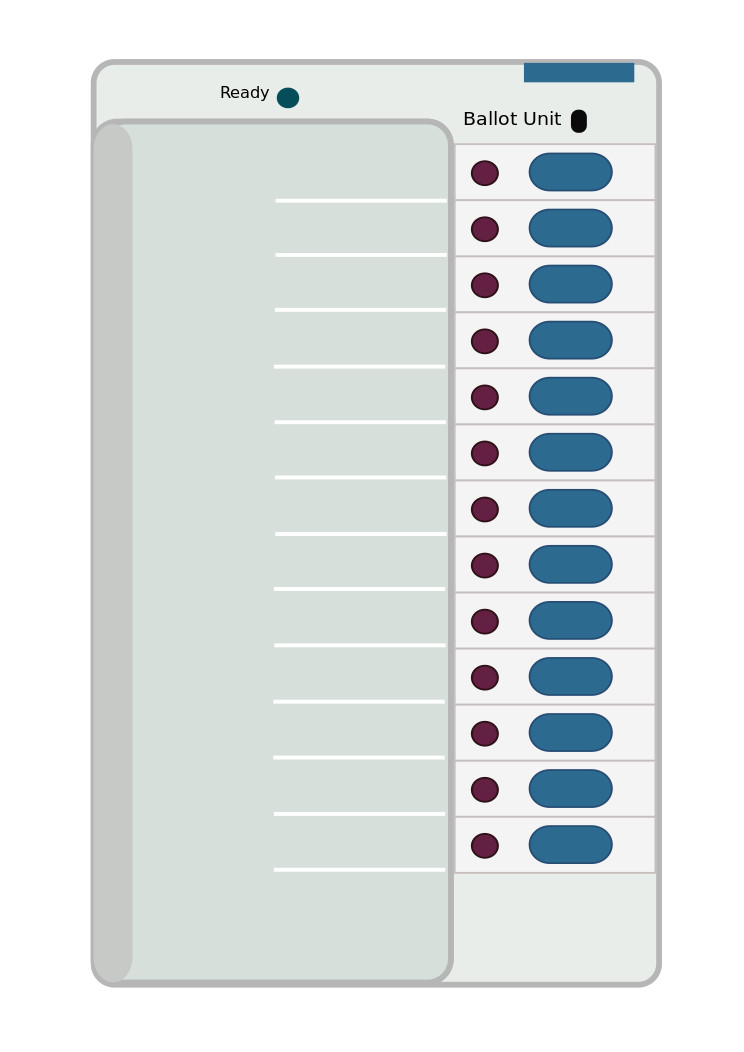
#> input picture EVM.jpg, 744 x 1052 px
$ python -i detectButtons.py   (imports and definitions only)   (older library calls are emulated)
#> lines starting #> are read from the running program, lines starting #| are printed output that depends on the picture; after the words box and inside, x2 and y2 are one past the last pixel; in counts of white or black regions, pixels touching at a corner belong together
#> further down, picture is the input picture: shape (1052, 744, 3); mean B, G, R 226.5, 226.4, 220.6
import cv2
import time
import numpy as np

class buttonDetector():
    image=None

    boxToParty={
        0:"Party A",
        1:"Party B",
        2:"Party C"
    }

    corners = np.array(
        [
            [[0, 0]],
            [[0, 420]],
            [[600, 420]],
            [[600 , 0]],
        ],
        np.float32
    )

    #Function to get vote button regions
    def getBoundingBoxes(self,image):
        boxes=[]
        gray = cv2.cvtColor(image,cv2.COLOR_BGR2GRAY)
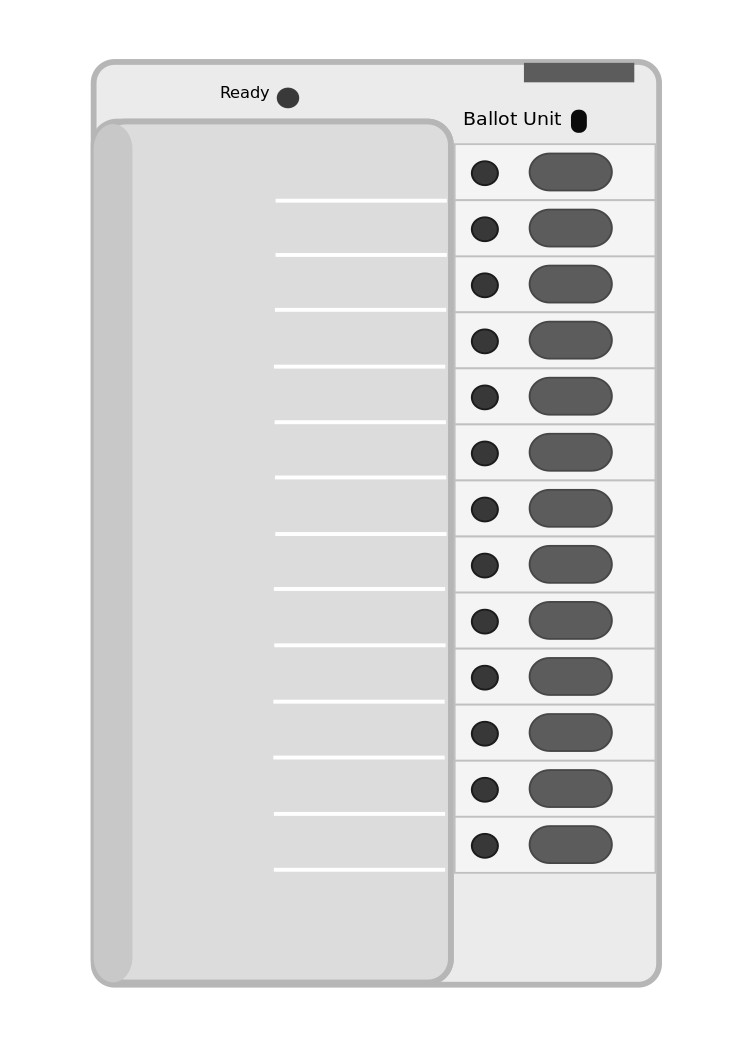
#> gray: shape (1052, 744); min 0, max 255, mean 224.8
        gray = cv2.bilateralFilter(gray, 1, 10, 120)
        edges  = cv2.Canny(gray, 10,250)
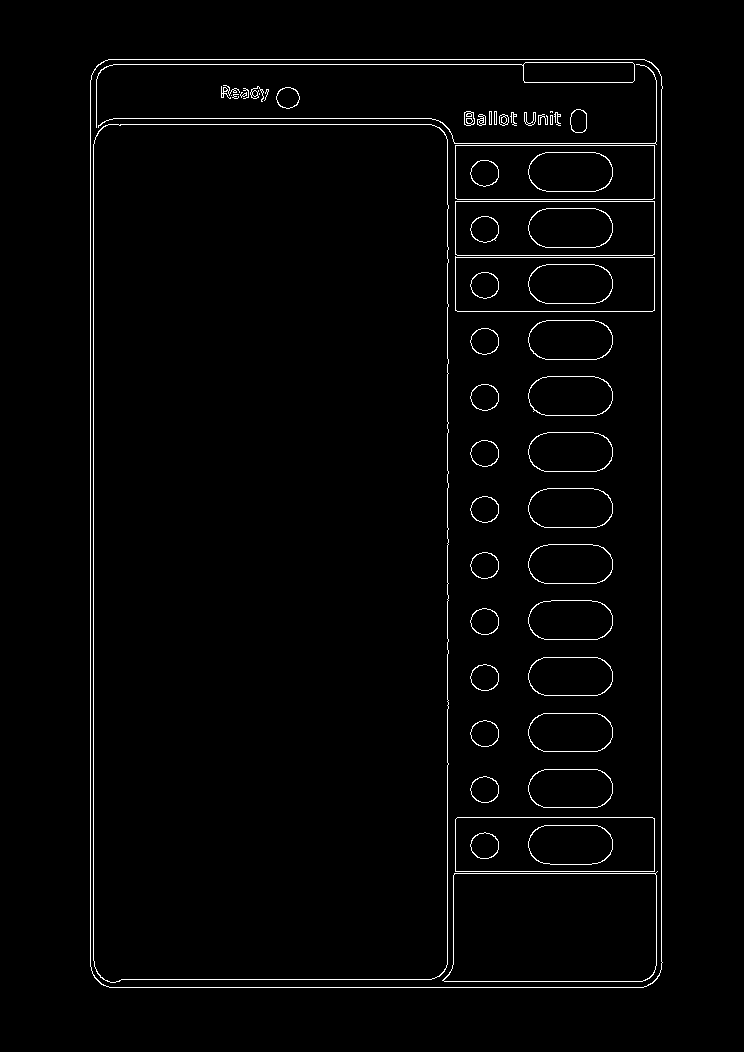
#> edges: shape (1052, 744); 1.9% white in thin lines or dots, all inside (x1, y1, x2, y2) = (90, 59, 663, 988)
        kernel = cv2.getStructuringElement(cv2.MORPH_RECT,(7,7))
        closed = cv2.morphologyEx( edges,cv2.MORPH_CLOSE,kernel)
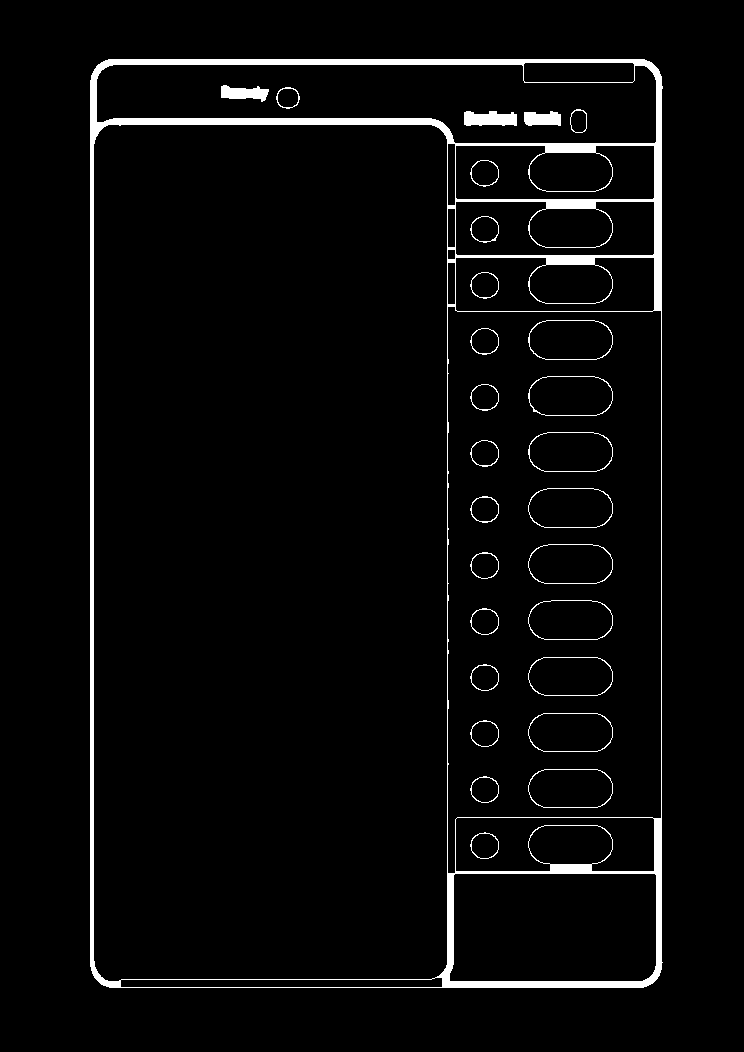
#> closed: shape (1052, 744); 3.5% white; 28 white regions
        _,contours,_ = cv2.findContours( closed, cv2.RETR_EXTERNAL, cv2.CHAIN_APPROX_SIMPLE )
#> contours = 1 contour; box (x1, y1, x2, y2) and area: (90, 59, 663, 988) 529450
        for contour in contours:
            if cv2.contourArea(contour) > 5000 :
                polygonArc = cv2.arcLength(contour,True)
                polygonFound = cv2.approxPolyDP(contour, 0.1 * polygonArc,True)
                if (len(polygonFound)==4):
                    boxes.append(polygonFound)
#> this loop made 1 pass
#> (polygonArc, polygonFound) on pass 1: (2968.6, [[101, 62], [94, 977], [652, 983], [658, 69]])
#> after the loop, boxes = [[[101, 62], [94, 977], [652, 983], [658, 69]]]
        return boxes

>>> import cv2
>>> picture = cv2.imread('EVM.jpg')
>>> result = buttonDetector().getBoundingBoxes(picture)
#> result = [[[101, 62], [94, 977], [652, 983], [658, 69]]]
